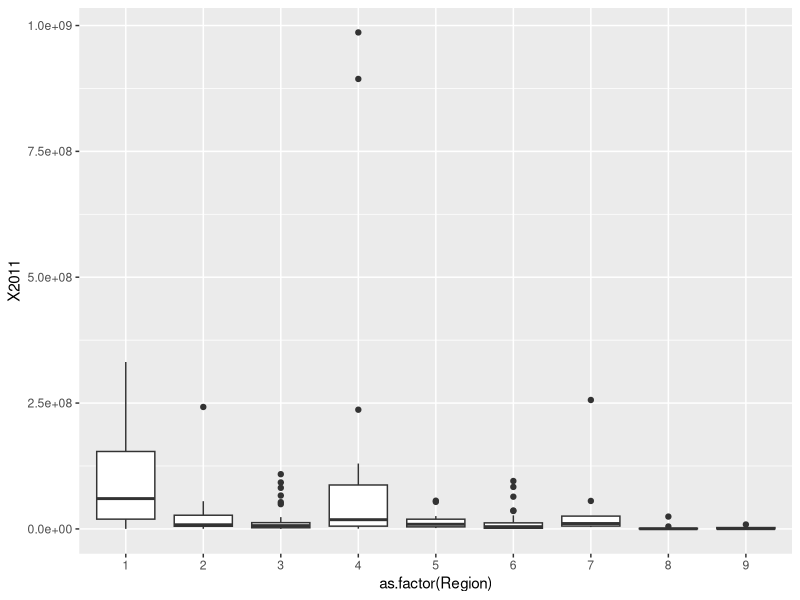
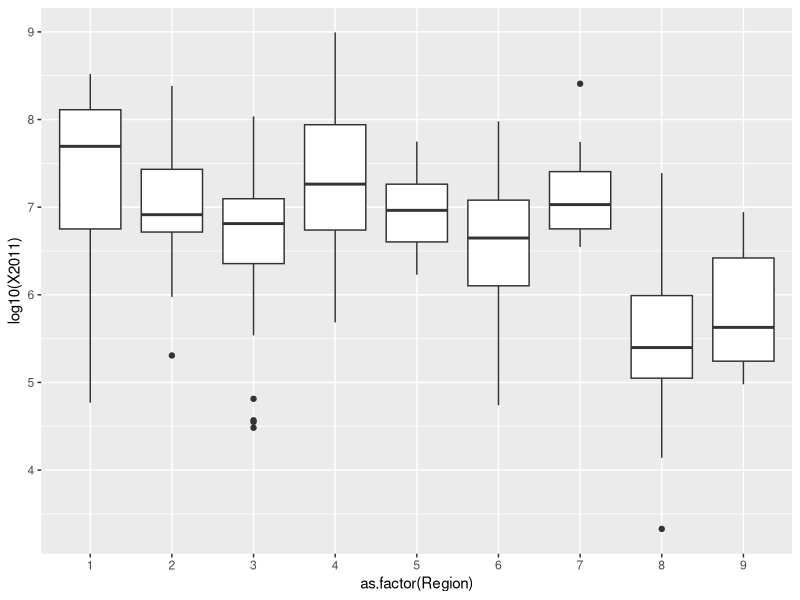
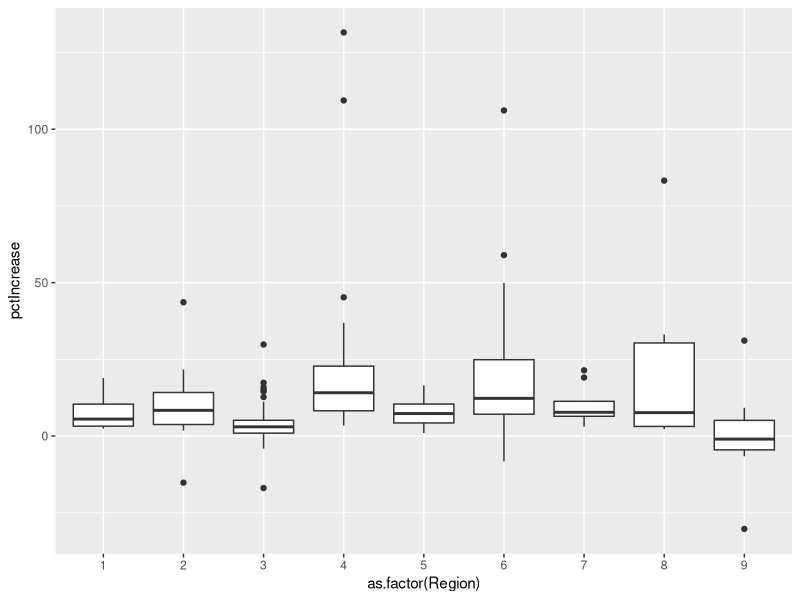
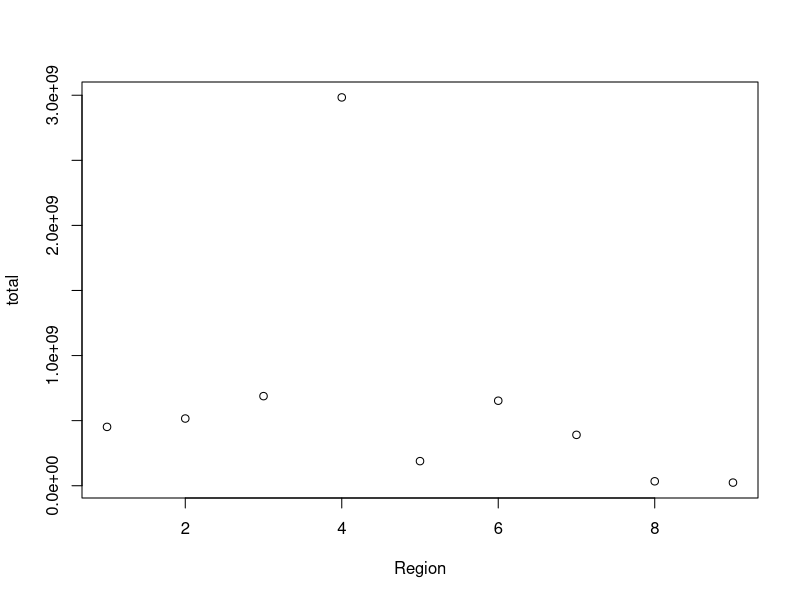
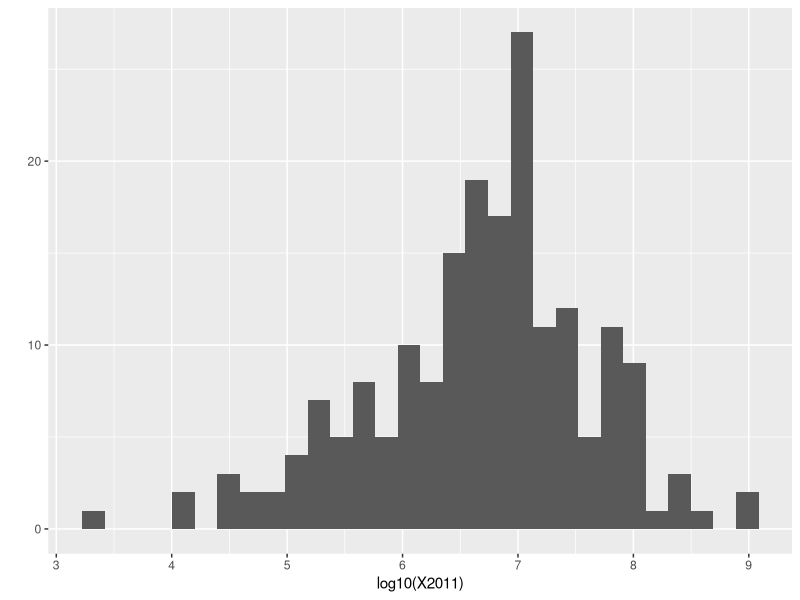

These charts were generated, in order, by the following R code:
# Set up libraries
library(dplyr)
library(ggplot2)

# Read data file
cp <- read.csv("cell_phone_total.csv", header = TRUE)

# Rename column 1 title
colnames(cp)[1] = "Country"

# Filter out any countries without 2011 data, any data before 1980
cpf <- cp %>% filter(!is.na(X2011))
cpf <- cpf %>% select(Country, Region, 
                      starts_with("X198"), starts_with("X199"), 
                      starts_with("X20") )

# Compare overall usage for most recent year for each region
qplot(x=as.factor(Region), y=X2011, data=cpf, geom="boxplot")
qplot(x=as.factor(Region), y=log10(X2011), data=cpf, geom="boxplot")

# Generate year-on-year increase for 2011 and do a boxplot by region
cpf <- mutate(cpf, pctIncrease = ((X2011 - X2010)/X2010)*100)
qplot(x=as.factor(Region), y=pctIncrease, data=cpf, geom="boxplot")

# Calculate total usage by region
regions <- cpf %>% group_by(Region) %>% summarise(total=sum(as.numeric(X2011)))
plot(regions)

# Show histogram of usage for all countries
qplot(x=log10(X2011), data=cpf)


